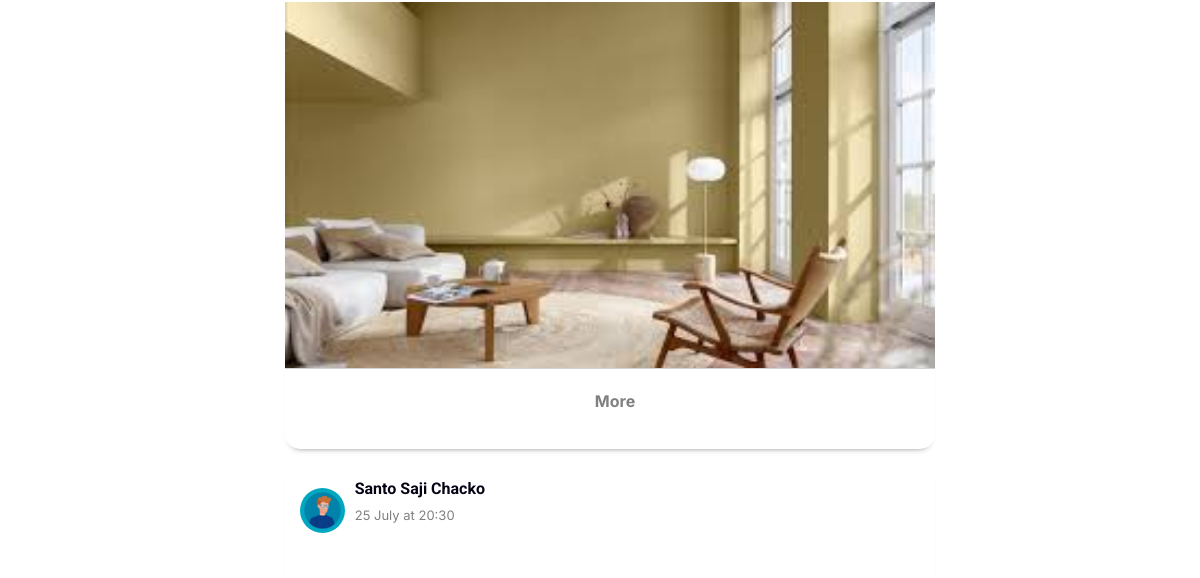
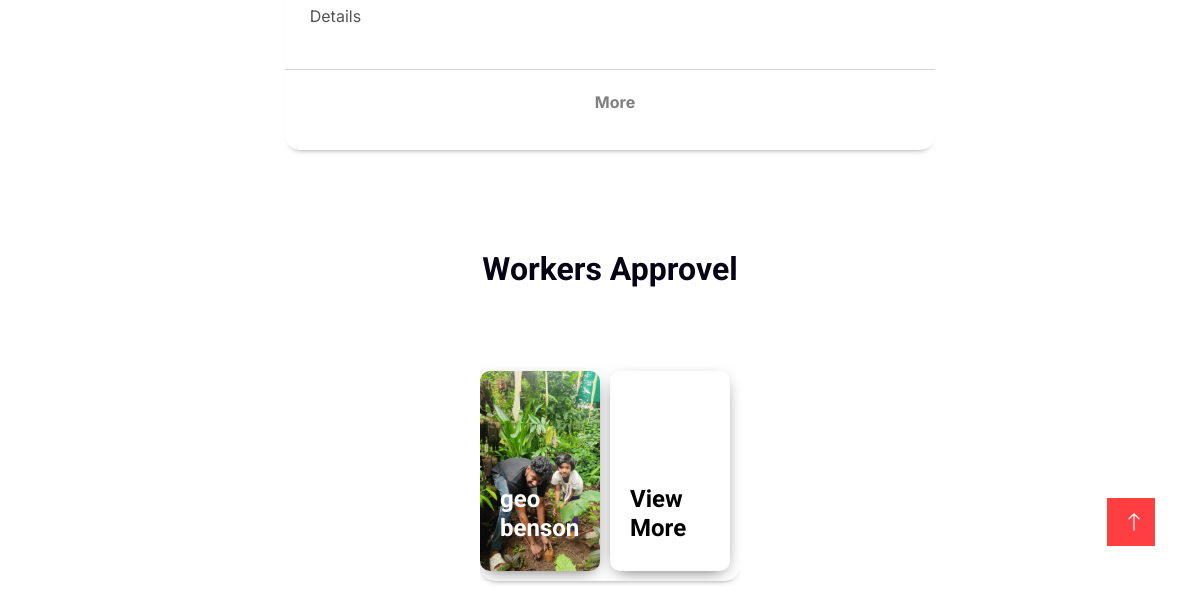
Before: /moderator_home (signed in, lower part) with the older database file (2 pictures, top to bottom).
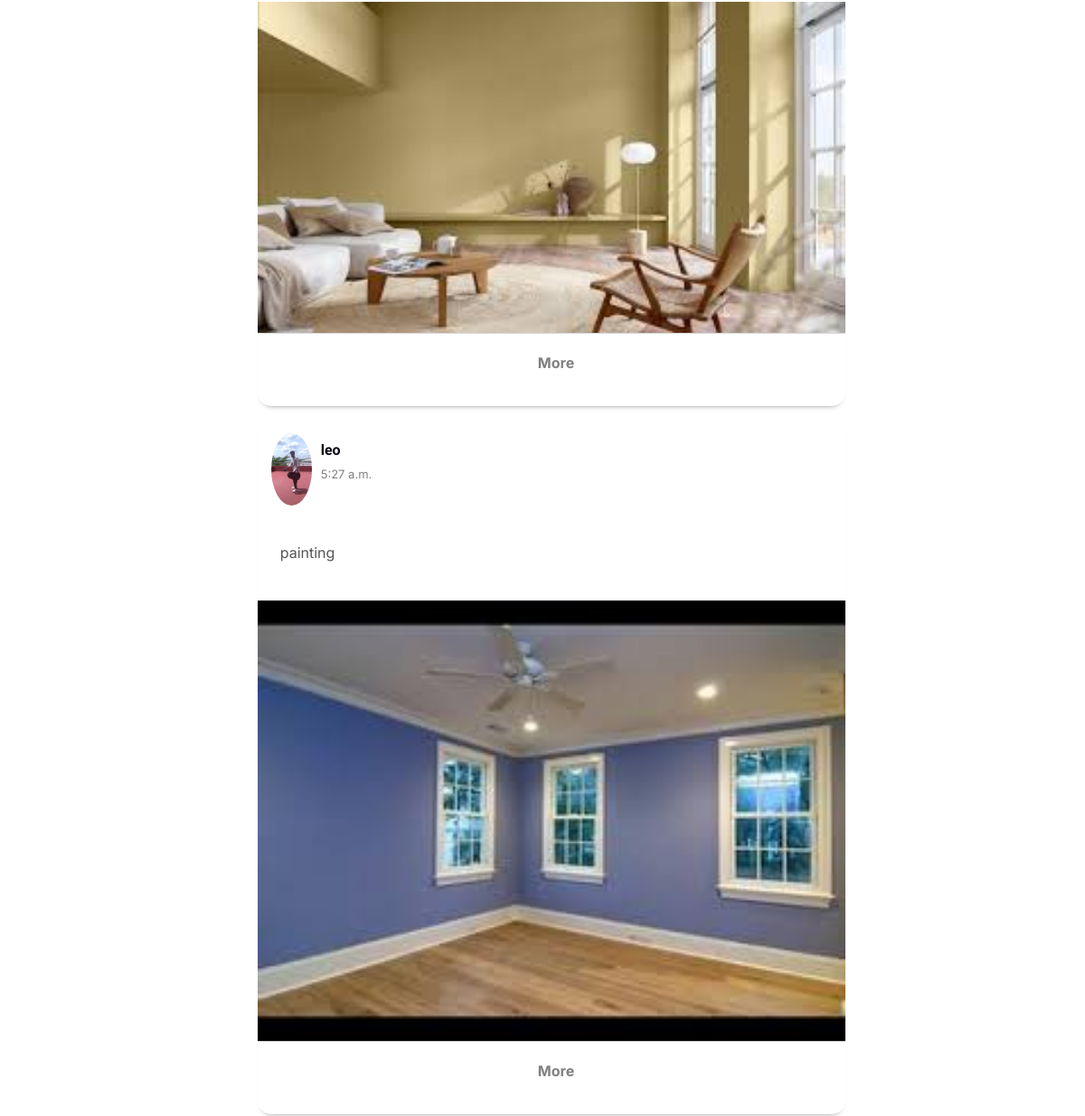
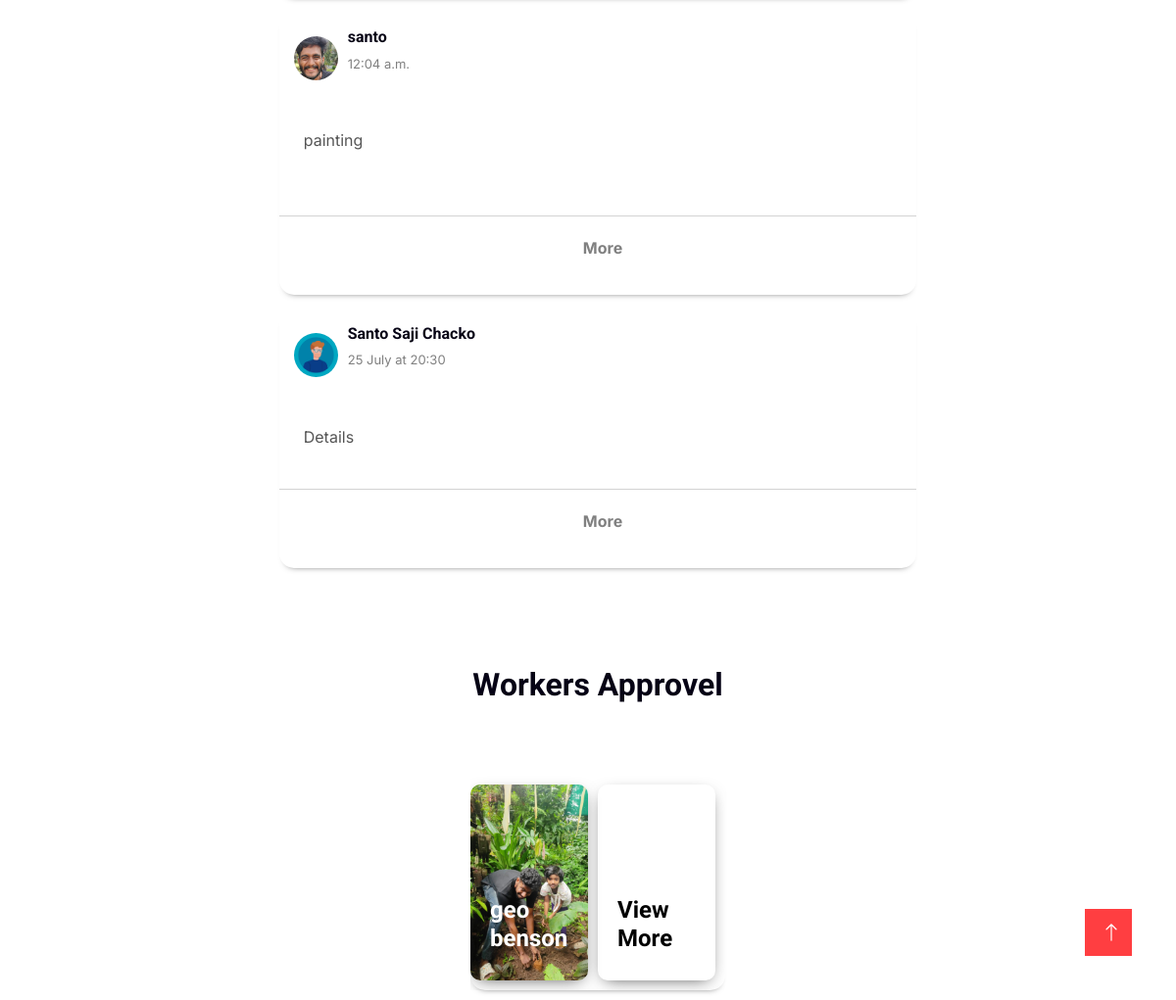
After: the same page with the newer database file (2 pictures, top to bottom).
### main/models.py (models this page shows, shortened)
class Job_post(models.Model):
    post_id=models.AutoField(primary_key=True)
    user = models.ForeignKey(User, on_delete=models.CASCADE)
    job_title=models.CharField(max_length=150)
    job_description=models.CharField(max_length=350)
    location=models.CharField(max_length=150)
    address=models.CharField(max_length=250)
    time=models.TimeField()
    date=models.DateField()
    min_wage=models.CharField(max_length=150)
    max_wage=models.CharField(max_length=150)
    exp_lvl=models.CharField(max_length=150)
    expected_time=models.CharField(max_length=100)
    valid=models.BooleanField(null=True)
    photo=models.ImageField(upload_to="job_post")

class Worker(AbstractBaseUser):
    first_name = models.CharField(max_length=150)
    last_name = models.CharField(max_length=150)
    email = models.EmailField()
    username =models.CharField(max_length=100,unique=True)
    password = models.CharField(max_length=128)
    phone_no =models.CharField(max_length=100,unique=True)
    location =models.CharField(max_length=150)
    user_image =models.ImageField(upload_to="workerProfile")
    dob =models.DateField(null=True)
    user_bio=models.CharField(max_length=150)
    type=models.CharField(max_length=100,default='worker')
    address=models.CharField(max_length=300)
    job_title=models.CharField(max_length=150,null= True)
    catagory=models.CharField(max_length=150,null= True)
    experience=models.CharField(max_length=150,null= True)
    skill_1 =models.CharField(max_length=150,null= True)
    skill_2 =models.CharField(max_length=150,null= True)
    skill_3 =models.CharField(max_length=150,null= True)
    id_proof=models.ImageField(upload_to="workerfile")
    exp_proof=models.ImageField(upload_to="workerfile")
    cv=models.ImageField(upload_to="workerfile")
    is_approved=models.BooleanField(null= True)
    status=models.CharField(max_length=100,null= True)
    is_report=models.BooleanField(null= True,default=True)

class User(AbstractBaseUser):
    id=models.AutoField(primary_key=True)
    first_name = models.CharField(max_length=150)
    last_name = models.CharField(max_length=150)
    email = models.EmailField()
    username =models.CharField(max_length=100,unique=True)
    password = models.CharField(max_length=128)
    phone_no =models.CharField(max_length=100,unique=True)
    location =models.CharField(max_length=150)
    user_image =models.ImageField(upload_to="userProfile")
    dob =models.DateField(null=True)
    user_bio=models.CharField(max_length=150)
    type=models.CharField(max_length=100,default='user')
    address=models.CharField(max_length=300)
    def __str__(self):
        return self.username

### main/views.py (the view)
# urls.py: path('moderator_home',moderator_home,name="moderator_home"),
def moderator_home(request):
    username = request.session.get('username')
    mod=Moderator.objects.get(username = username)
    worker=Worker.objects.all()
    post=Job_post.objects.all()
    user=User.objects.all()
    feed=Feedback.objects.all()
    context={'mod':mod,'worker':worker,'user':user,'post':post,'feed':feed}
    return render(request,"moderatorhome.html",context)

### main/templates/moderatorhome.html (shortened to what this page needs)
{%load static%}
<!DOCTYPE html>
<html lang="en">
<head>
  <link href="{%static 'css/style(3).css'%}" rel="stylesheet" type="text/css">
  <link href="https://cdnjs.cloudflare.com/ajax/libs/font-awesome/5.10.0/css/all.min.css" rel="stylesheet">
  <link href="https://cdn.jsdelivr.net/npm/bootstrap-icons@1.4.1/font/bootstrap-icons.css" rel="stylesheet">
  <link href="{%static 'lib/animate/animate.min.css' %}" rel="stylesheet">
  <link href="{%static 'lib/owlcarousel/assets/owl.carousel.min.css' %}" rel="stylesheet">
  <link href="{%static 'css/bootstrap.min.css' %}" rel="stylesheet">
  <a href="#" class="btn btn-lg btn-primary btn-lg-square rounded-0 back-to-top"><i class="bi bi-arrow-up"></i></a>
</head>
<body>
    <div class="main__body ">
        <div class="sidebar">
        </div>
       <div class="feed">
      <section id="section2">
      {%for i in post%}
        <div class="post">
          <div class="post__top">
            <img
              class="user__avatar post__avatar"
              src="/media/{{i.user.user_image}}"
              alt=""
            />
            <div class="post__topInfo">
              <h3>{{i.user}}</h3>
              <p>{{i.time}}</p>
            </div>
          </div>
          <div class="post__bottom">
            <p>{{i.job_title}}</p>
          </div>
          <div class="post__image">
            <img
              src="/media/{{i.photo}}"
              alt=""
            />
          </div>
          <div class="post__options">
            <div class="post__option">
              <p style="font-weight: bold;">More</p>
            </div>
          </div>
        </div>
        {%endfor%}
      <div class="post">
        <div class="post__top">
          <img
            class="user__avatar post__avatar"
            alt=""
          />
          <div class="post__topInfo">
            <h3>Santo Saji Chacko</h3>
            <p>25 July at 20:30</p>
          </div>
        </div>
        <div class="post__bottom">
          <p>Details</p>
        </div>
            <div class="post__options">
                <div class="post__option">
                  <p style="font-weight: bold;">More</p>
                </div>
              </div>
      </div>
      </section>
       <section id="section1">
        <div style="height: 100px;"></div>
        <h2 style="text-align: center;">Workers Approvel</h2>
        <div style="height: 50px;"></div>
       <div class="post">
        <section class="cards">
          <div class="storyReel">
            {% for i in worker%}
            <div
              style="
                background-image: url('media/{{i.user_image}}');
              "
              class="story"
            >
              <a href="/mod_worker_single/{{i.id}}"><h4>{{i.first_name}} {{i.last_name}}</h4></h4></a>
            </div>
            {% endfor %}
            <div
              class="story"
            >
              <h4 style="color: black;">View More</h4>
            </div>
          </div>
            </section>
      </div>
       </section>
    </div>
        <div style="flex: 0.33" class="widgets">
        </div>
      </div>
</body>
</html>

### main/static/css/style(3).css (style rules this page uses)
:root { --primary: #FF3E41; --secondary: #51CFED; --light: #F8F2F0; --dark: #060315; }
*, *::before, *::after { box-sizing: border-box; }
.back-to-top { position: fixed; display: none; right: 45px; bottom: 45px; z-index: 99; }
.btn { font-weight: 600; transition: .5s; }
.btn.btn-primary, .btn.btn-secondary { color: #FFFFFF; }
.btn-lg-square { width: 48px; height: 48px; }
.btn-square, .btn-sm-square, .btn-lg-square { padding: 0; display: flex; align-items: center; justify-content: center; font-weight: normal; }
* { margin: 0; box-sizing: border-box; }
.user__avatar { border-radius: 50%; width: 45px; }
.story { position: relative; background-repeat: no-repeat; background-size: cover; width: 120px; height: 200px; box-shadow: 0px 5px 17px -7px rgba(0, 0, 0, 0.75); border-radius: 10px; margin-right: 10px; transition: transform 100ms ease-in; cursor: pointer; }
.story h4 { position: absolute; bottom: 20px; left: 20px; color: white; }
.storyReel { padding: 10px 0; display: flex; }
.main__body { display: flex; }
body { background-color: #f1f2f5; }
.feed { flex: 1; padding: 30px 100px; display: flex; flex-direction: column; justify-content: center; align-items: center; }
.sidebar { padding: 25px 10px; flex: 0.33; }
.post { width: 100%; margin-top: 15px; border-radius: 15px; background-color: white; box-shadow: 0px 5px 7px -7px rgba(0, 0, 0, 0.75); }
.post__image img { width: 100%; }
.post__top { display: flex; position: relative; align-items: center; padding: 15px; }
.post__avatar { margin-right: 10px; }
.post__topInfo h3 { font-size: medium; }
.post__topInfo p { font-size: small; color: gray; }
.post__bottom { margin-top: 10px; margin-bottom: 10px; padding: 15px 25px; }
.post__options { padding-top: 10px; border-top: 1px solid lightgray; display: flex; justify-content: space-evenly; font-size: medium; color: gray; cursor: pointer; padding: 15px; }
.post__option { display: flex; align-items: center; justify-content: center; padding: 5px; flex: 1; }
.post__option p { margin-left: 10px; }
@media (min-width: 320px) { .storyReel { width: 100%; overflow-x: scroll; } }
@media (min-width: 769px) and (max-width: 1440px) { .feed { width: 50%; padding: 10px 50px; } }
html, .button { background: none; border: none; outline: none; cursor: pointer; transition: background-color ease 0.2s; }

Changed rows visible on the page:
added Job_post: user.user_image (picture), user "leo", time "5:27 a.m.", job_title "painting", photo (picture)
added Job_post: user.user_image (picture), user "santo", time "12:04 a.m.", job_title "painting"
